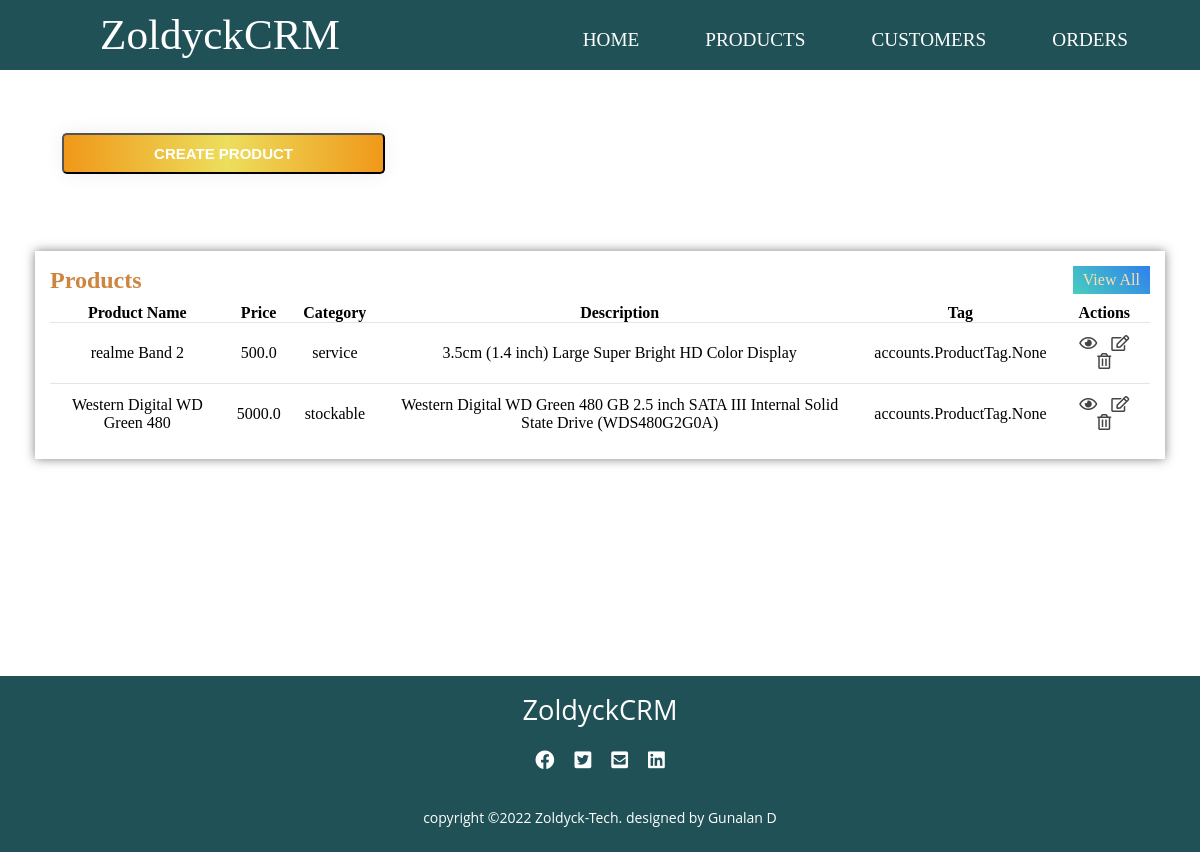
/products, run on an earlier commit of the app's database.
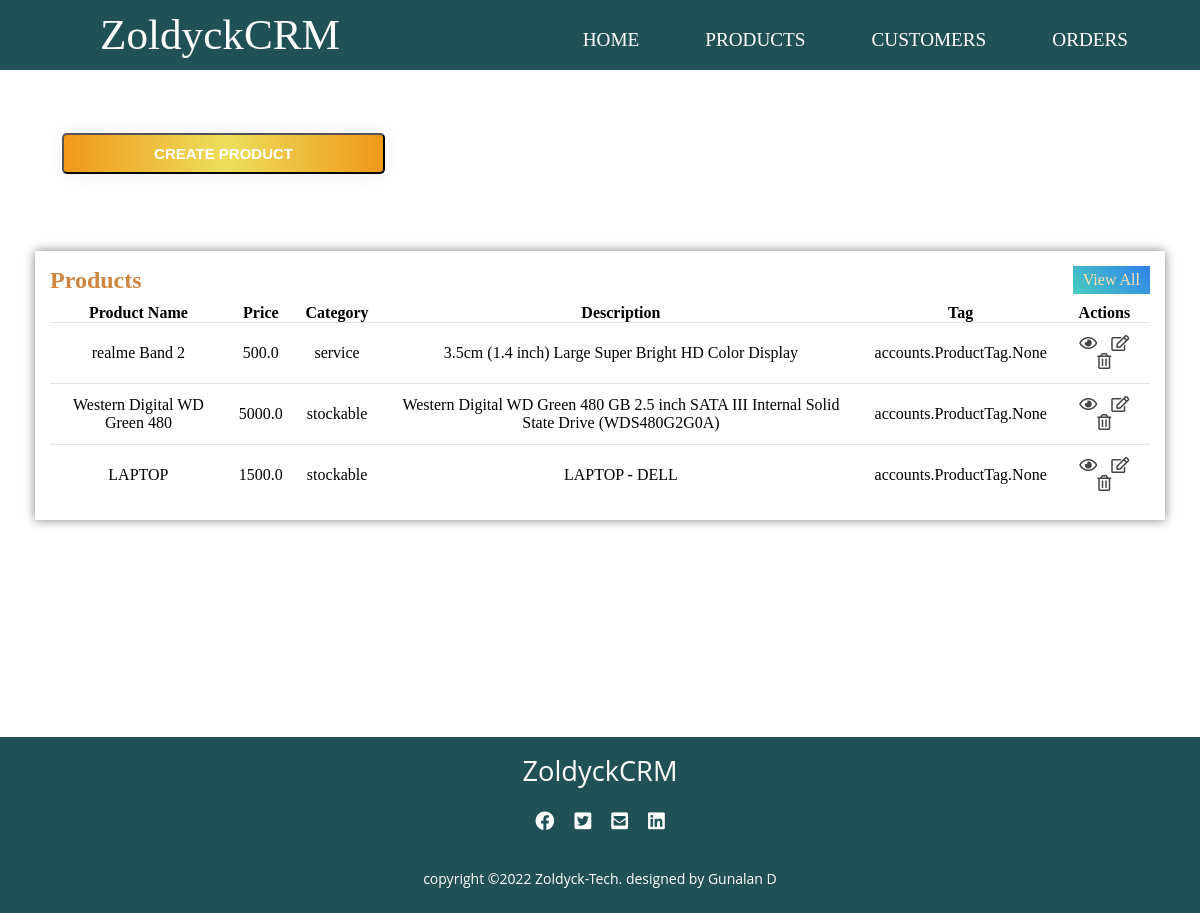
And on a later commit of the database.
### accounts/models.py (models this page shows, shortened)
class Product(models.Model):
    CATEGORIES = (
        ('service', 'Service'),
        ('stockable', 'Stockable'),
    )
    product_name = models.CharField(max_length=200, null= True)
    product_price = models.FloatField(null= True)
    product_category = models.CharField(max_length=200, null= True , choices=CATEGORIES)
    product_description = models.CharField(max_length=200, null= True)
    date_created = models.DateTimeField(auto_now_add=True , null= True)
    product_tag = models.ManyToManyField(ProductTag ,blank=True)

### accounts/views.py (the view)
# urls.py: path('products', views.products, name='products'),
def products(request):
    products = Product.objects.all()
    context = {
        'products': products
    }
    return render(request, 'accounts/products.html',context)

### accounts/templates/accounts/products.html
{% extends 'accounts/layout.html'%}
{% block content %}
    <div class="product-tables">
        <div class="button">
            <button class="crt-prod"><a href="">CREATE PRODUCT</a></button>
        </div>
        <div class="latest-products">
            <div class="heading">
                <h2>Products</h2>
                <a href="#" class="btn">View All</a>
            </div>
            <table class="products">
                <thead>
                    <tr>
                        <th>Product Name</th>
                        <th>Price</th>
                        <th>Category</th>
                        <th>Description</th>
                        <th>Tag</th>
                        <th>Actions</th>
                    </tr>
                </thead>
                <tbody>
                    {% for product in products %}
                    <tr>
                        <td>{{ product.product_name }}</td>
                        <td>{{ product.product_price }}</td>
                        <td>{{ product.product_category }}</td>
                        <td>{{ product.product_description }}</td>
                        <td>{{ product.product_tag }}</td>
                        <td>
                            <i class="far fa-eye"></i>
                            <i class="far fa-edit"></i>
                            <i class="far fa-trash-alt"></i>
                        </td>
                    </tr>
                    {% endfor %}
                </tbody>
            </table>
        </div>
{% endblock %}

What changed in the data, as far as the page shows it:
added Product: product_name "LAPTOP", product_price "1500.0", product_category "stockable", product_description "LAPTOP - DELL", product_tag "accounts.ProductTag.None"
